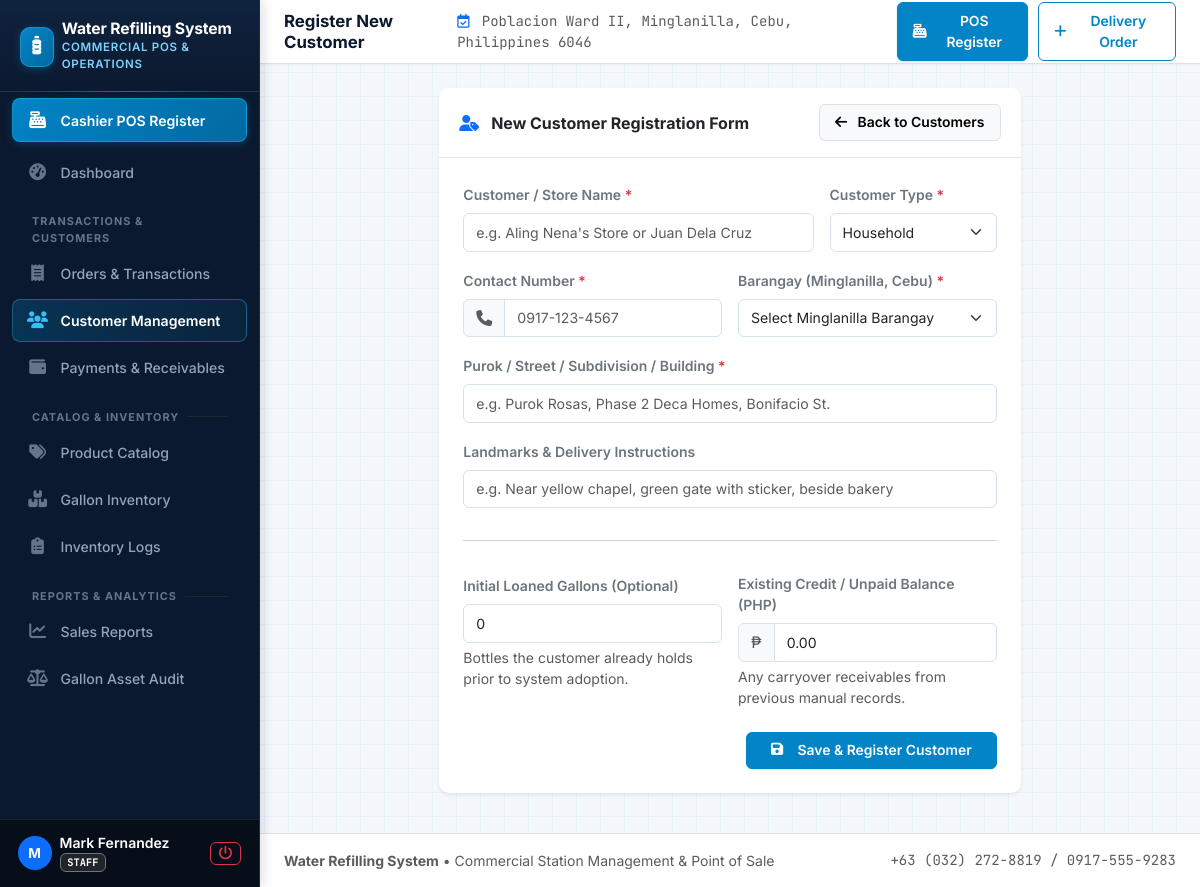
The app's page /customers/create (signed in) with its own data.
### models.py (models this page shows, shortened)
class SystemSetting(db.Model):
    __tablename__ = 'system_settings'
    key = db.Column(db.String(50), primary_key=True)
    value = db.Column(db.Text, nullable=False)
    description = db.Column(db.String(200), nullable=True)
    updated_at = db.Column(db.DateTime, default=datetime.utcnow, onupdate=datetime.utcnow)
    @classmethod
    def get_setting(cls, key, default=''):
        record = db.session.get(cls, key)
        if record:
            return record.value
        return default

class User(db.Model):
    __tablename__ = 'users'
    id = db.Column(db.Integer, primary_key=True)
    username = db.Column(db.String(50), unique=True, nullable=False)
    password_hash = db.Column(db.String(128), nullable=False)
    full_name = db.Column(db.String(100), nullable=False)
    role = db.Column(db.String(20), nullable=False, default='staff')  # 'admin', 'cashier', 'staff', 'rider'
    phone = db.Column(db.String(20), nullable=True)
    is_active = db.Column(db.Boolean, default=True)
    created_at = db.Column(db.DateTime, default=datetime.utcnow)
    orders_created = db.relationship('Order', foreign_keys='Order.created_by', backref='creator', lazy=True)
    orders_assigned = db.relationship('Order', foreign_keys='Order.assigned_staff_id', backref='rider', lazy=True)
    payments_received = db.relationship('Payment', backref='receiver', lazy=True)
    def is_admin(self):
        return self.role == 'admin'
    def can_access_pos(self):
        return self.role in ['cashier', 'admin', 'staff']

### routes/customers.py (the view, shortened to what this page needs)
@customers_bp.route('/create', methods=['GET', 'POST'])
@login_required
def create():
    barangays = current_app.config.get('MINGLANILLA_BARANGAYS', [])
    return render_template('customers/form.html', barangays=barangays, customer=None)

### routes/auth.py (called while the page is built)
def login_required(f):
    @wraps(f)
    def decorated_function(*args, **kwargs):
        if 'user_id' not in session:
            flash('Please log in to access this page.', 'warning')
            return redirect(url_for('auth.login', next=request.url))
        return f(*args, **kwargs)
    return decorated_function

### templates/customers/form.html (shortened to what this page needs)
{% extends "base.html" %}
{% block page_heading %}{% if customer %}Edit Customer Profile{% else %}Register New Customer{% endif %}{% endblock %}
{% block content %}
<div class="row justify-content-center">
    <div class="col-lg-8">
        <div class="card border-0 shadow-sm">
            <div class="card-header bg-white py-3 d-flex align-items-center justify-content-between">
                <div class="fw-bold text-dark">
                    <i class="fa-solid fa-user-tag text-primary me-2"></i>
                    {% if customer %}Update {{ customer.name }}{% else %}New Customer Registration Form{% endif %}
                </div>
                <a href="{{ url_for('customers.index') }}" class="btn btn-sm btn-light border">
                    <i class="fa-solid fa-arrow-left me-1"></i> Back to Customers
                </a>
            </div>
            <div class="card-body p-4">
                <form method="POST">
                    <div class="row g-3">
                        <div class="col-md-8">
                            <label class="form-label small fw-semibold text-secondary">Customer / Store Name <span class="text-danger">*</span></label>
                            <input type="text" name="name" class="form-control" placeholder="e.g. Aling Nena's Store or Juan Dela Cruz" value="{{ customer.name if customer else '' }}" required autofocus>
                        </div>
                        <div class="col-md-4">
                            <label class="form-label small fw-semibold text-secondary">Customer Type <span class="text-danger">*</span></label>
                            <select name="customer_type" class="form-select" required>
                                {% set ctype = customer.customer_type if customer else 'Household' %}
                                <option value="Household" {% if ctype == 'Household' %}selected{% endif %}>Household</option>
                            </select>
                        </div>
                        <div class="col-md-6">
                            <label class="form-label small fw-semibold text-secondary">Contact Number <span class="text-danger">*</span></label>
                            <div class="input-group">
                                <span class="input-group-text bg-light text-muted"><i class="fa-solid fa-phone"></i></span>
                                <input type="text" name="contact_number" class="form-control" placeholder="0917-123-4567" value="{{ customer.contact_number if customer else '' }}" required>
                            </div>
                        </div>
                        <div class="col-md-6">
                            <label class="form-label small fw-semibold text-secondary">Barangay (Minglanilla, Cebu) <span class="text-danger">*</span></label>
                            <select name="barangay" class="form-select" required>
                                <option value="" disabled {% if not customer %}selected{% endif %}>Select Minglanilla Barangay</option>
                            </select>
                        </div>
                        <div class="col-12">
                            <label class="form-label small fw-semibold text-secondary">Purok / Street / Subdivision / Building <span class="text-danger">*</span></label>
                            <input type="text" name="purok_street" class="form-control" placeholder="e.g. Purok Rosas, Phase 2 Deca Homes, Bonifacio St." value="{{ customer.purok_street if customer else '' }}" required>
                        </div>
                        <div class="col-12">
                            <label class="form-label small fw-semibold text-secondary">Landmarks & Delivery Instructions</label>
                            <input type="text" name="landmark_notes" class="form-control" placeholder="e.g. Near yellow chapel, green gate with sticker, beside bakery" value="{{ customer.landmark_notes if customer else '' }}">
                        </div>
                        {% if not customer %}
                            <div class="col-12"><hr class="my-3 text-muted"></div>
                            <div class="col-md-6">
                                <label class="form-label small fw-semibold text-secondary">Initial Loaned Gallons (Optional)</label>
                                <input type="number" name="initial_gallons" class="form-control" min="0" value="0">
                                <div class="form-text small">Bottles the customer already holds prior to system adoption.</div>
                            </div>
                            <div class="col-md-6">
                                <label class="form-label small fw-semibold text-secondary">Existing Credit / Unpaid Balance (PHP)</label>
                                <div class="input-group">
                                    <span class="input-group-text bg-light text-muted">₱</span>
                                    <input type="number" step="0.01" name="initial_balance" class="form-control" min="0" value="0.00">
                                </div>
                                <div class="form-text small">Any carryover receivables from previous manual records.</div>
                            </div>
                        {% endif %}
                        <div class="col-12 text-end mt-4">
                            <button type="submit" class="btn btn-primary px-4">
                                <i class="fa-solid fa-floppy-disk me-2"></i> {% if customer %}Save Profile Updates{% else %}Save & Register Customer{% endif %}
                            </button>
                        </div>
                    </div>
                </form>
            </div>
        </div>
    </div>
</div>
{% endblock %}

### templates/base.html (shortened to what this page needs)
<!DOCTYPE html>
<html lang="en">
<head>
    <link href="https://cdn.jsdelivr.net/npm/bootstrap@5.3.2/dist/css/bootstrap.min.css" rel="stylesheet">
    <link rel="stylesheet" href="https://cdnjs.cloudflare.com/ajax/libs/font-awesome/6.5.1/css/all.min.css">
    <link rel="stylesheet" href="{{ url_for('static', filename='css/style.css') }}">
</head>
<body>
    <div class="app-wrapper">
        <aside class="sidebar">
            <div class="sidebar-brand d-flex align-items-center">
                <div class="brand-icon me-2">
                    <i class="fa-solid fa-bottle-water"></i>
                </div>
                <div>
                    <div class="brand-title">{{ station_name }}</div>
                    <div class="brand-subtitle">Commercial POS & Operations</div>
                </div>
            </div>
            <ul class="sidebar-nav">
                {% if current_user and current_user.can_access_pos() %}
                <li class="nav-item">
                    <a class="nav-link nav-link-pos {% if request.blueprint == 'pos' %}active{% endif %}" href="{{ url_for('pos.index') }}">
                        <i class="fa-solid fa-cash-register"></i>
                        <span>Cashier POS Register</span>
                    </a>
                </li>
                {% endif %}
                <li class="nav-item">
                    <a class="nav-link {% if request.endpoint == 'dashboard.index' %}active{% endif %}" href="{{ url_for('dashboard.index') }}">
                        <i class="fa-solid fa-gauge-high"></i>
                        <span>Dashboard</span>
                    </a>
                </li>
                <div class="nav-section-title">Transactions & Customers</div>
                <li class="nav-item">
                    <a class="nav-link {% if request.blueprint == 'orders' %}active{% endif %}" href="{{ url_for('orders.index') }}">
                        <i class="fa-solid fa-receipt"></i>
                        <span>Orders & Transactions</span>
                    </a>
                </li>
                <li class="nav-item">
                    <a class="nav-link {% if request.blueprint == 'customers' %}active{% endif %}" href="{{ url_for('customers.index') }}">
                        <i class="fa-solid fa-users"></i>
                        <span>Customer Management</span>
                    </a>
                </li>
                <li class="nav-item">
                    <a class="nav-link {% if request.blueprint == 'payments' %}active{% endif %}" href="{{ url_for('payments.index') }}">
                        <i class="fa-solid fa-wallet"></i>
                        <span>Payments & Receivables</span>
                    </a>
                </li>
                <div class="nav-section-title">Catalog & Inventory</div>
                <li class="nav-item">
                    <a class="nav-link {% if request.blueprint == 'products' %}active{% endif %}" href="{{ url_for('products.index') }}">
                        <i class="fa-solid fa-tags"></i>
                        <span>Product Catalog</span>
                    </a>
                </li>
                <li class="nav-item">
                    <a class="nav-link {% if request.blueprint == 'inventory' and request.endpoint != 'inventory.logs' %}active{% endif %}" href="{{ url_for('inventory.index') }}">
                        <i class="fa-solid fa-boxes-stacked"></i>
                        <span>Gallon Inventory</span>
                    </a>
                </li>
                <li class="nav-item">
                    <a class="nav-link {% if request.endpoint == 'inventory.logs' %}active{% endif %}" href="{{ url_for('inventory.logs') }}">
                        <i class="fa-solid fa-clipboard-list"></i>
                        <span>Inventory Logs</span>
                    </a>
                </li>
                <div class="nav-section-title">Reports & Analytics</div>
                <li class="nav-item">
                    <a class="nav-link {% if request.blueprint == 'reports' and request.endpoint != 'reports.gallon_audit' %}active{% endif %}" href="{{ url_for('reports.index') }}">
                        <i class="fa-solid fa-chart-line"></i>
                        <span>Sales Reports</span>
                    </a>
                </li>
                <li class="nav-item">
                    <a class="nav-link {% if request.endpoint == 'reports.gallon_audit' %}active{% endif %}" href="{{ url_for('reports.gallon_audit') }}">
                        <i class="fa-solid fa-scale-balanced"></i>
                        <span>Gallon Asset Audit</span>
                    </a>
                </li>
            </ul>
            <div class="sidebar-footer">
                <div class="d-flex align-items-center justify-content-between">
                    <div class="d-flex align-items-center">
                        <div class="avatar bg-primary text-white rounded-circle d-flex align-items-center justify-content-center me-2 shadow-sm" style="width: 34px; height: 34px; font-weight: 700; font-size: 0.85rem;">
                            {{ current_user.full_name[0] if current_user else 'U' }}
                        </div>
                        <div style="line-height: 1.2;">
                            <div class="text-white fw-semibold small text-truncate" style="max-width: 125px;">
                                {{ current_user.full_name if current_user else 'Guest' }}
                            </div>
                            <span class="badge bg-dark border border-secondary text-uppercase font-mono" style="font-size: 0.65rem;">
                                {{ current_user.role if current_user else 'User' }}
                            </span>
                        </div>
                    </div>
                    <a href="{{ url_for('auth.logout') }}" class="btn btn-sm btn-outline-danger p-1 px-2" title="Log Out">
                        <i class="fa-solid fa-power-off"></i>
                    </a>
                </div>
            </div>
        </aside>
        <div class="main-wrapper">
            <header class="topbar">
                <div class="topbar-heading">
                    <h5>{% block page_heading %}Water Refilling System{% endblock %}</h5>
                </div>
                <div class="topbar-actions">
                    <span class="text-muted small d-none d-md-inline me-2 font-mono">
                        <i class="fa-regular fa-calendar-check me-1 text-primary"></i>
                        {{ station_address }}
                    </span>
                    {% if current_user and current_user.can_access_pos() %}
                    <a href="{{ url_for('pos.index') }}" class="btn btn-sm btn-primary">
                        <i class="fa-solid fa-cash-register me-1"></i> POS Register
                    </a>
                    {% endif %}
                    <a href="{{ url_for('orders.create') }}" class="btn btn-sm btn-outline-primary">
                        <i class="fa-solid fa-plus me-1"></i> Delivery Order
                    </a>
                </div>
            </header>
            <main class="content-body">
                {% block content %}{% endblock %}
            </main>
            <footer class="bg-white border-top py-3 px-4 text-center text-muted small">
                <div class="d-flex flex-column flex-md-row justify-content-between align-items-center">
                    <div>
                        <strong>{{ station_name }}</strong> &bull; {{ station_subtitle }}
                    </div>
                    <div class="mt-2 mt-md-0 font-mono">
                        {{ station_contact }}
                    </div>
                </div>
            </footer>
        </div>
    </div>
</body>
</html>

### records on screen
SystemSetting: value "Water Refilling System"
User: full_name "M", full_name "Mark Fernandez", role "STAFF"
SystemSetting: value "Poblacion Ward II, Minglanilla, Cebu, Philippines 6046"
SystemSetting: value "Commercial Station Management & Point of Sale"
SystemSetting: value "+63 (032) 272-8819 / 0917-555-9283"
